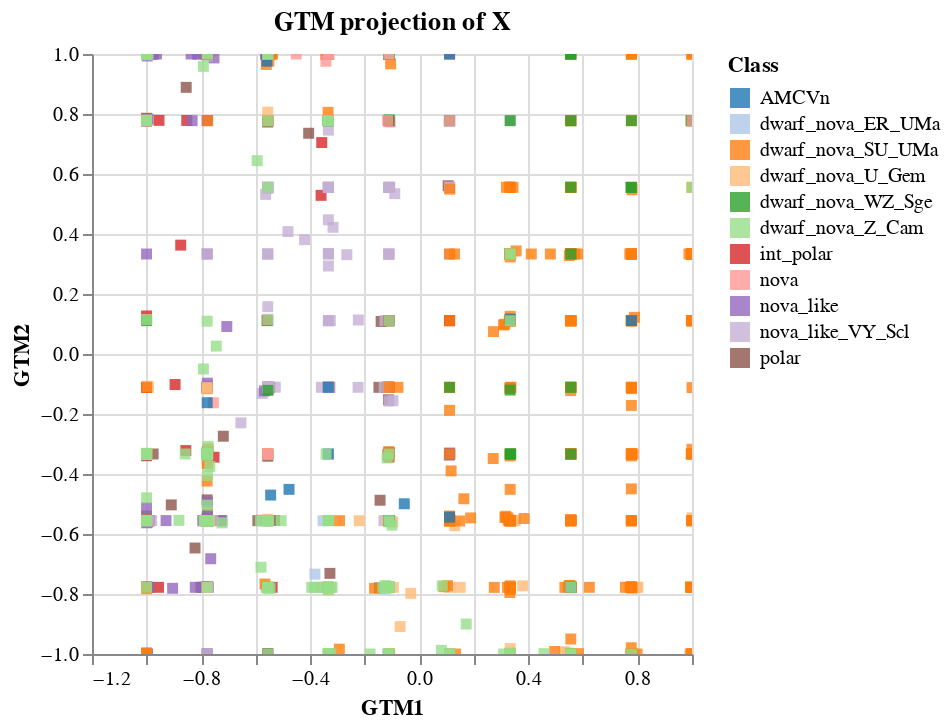

The cell this chart's notebook holds for it:
### Code cell
size = 30

mean_u = gtm_model.matMeans
modes_u = gtm_model.matModes

proj = 'mean' # 'mean' or 'modes'
if proj == 'mean':
    mpl_projection = mean_u
    x_alt = 'GTM1'
    y_alt = 'GTM2'
elif proj == 'mode':
    mpl_projection = modes_u
    x_alt = 'mode1'
    y_alt = 'mode2'

df_gtm_X = pd.DataFrame(mean_u, columns=['GTM1','GTM2'])

df_gtm_X = pd.concat([df_gtm_X, 
                      pd.Series(dataset_final.index, name='index'), 
                      dataset_final['oid_ztf'], 
                      dataset_final['type_aavso'],
                      pd.Series(y_names, name='label'),
                      pd.Series(modes_u[:,0], name='mode1'),
                      pd.Series(modes_u[:,1], name='mode2')
                      ], axis=1)

selection = alt.selection_multi(fields=['label'], bind='legend')

projection_full = alt.Chart(df_gtm_X).mark_square().encode(
    x=x_alt,y=y_alt,
    color=alt.Color(shorthand='label', title='Class',
                    # Select a colour scheme for the classes where the colours are distinct, and more than 11 classes
                    scale=alt.Scale(domain=np.unique(y_names).tolist(),
                                    scheme='category20',
                                    # range=clr_range
                                    )),
    # shape='labels',
    size=alt.value(size),
    tooltip=["label", "index", "oid_ztf", "type_aavso"],
    opacity=alt.condition(selection, alt.value(0.8), alt.value(0.1))
    ).add_params(selection
    ).properties(title="GTM projection of X").interactive()


# Use matplotlib subplots to plot one class versus the rest for each of the classes, where the last subplot is all the classes.
fig, ax = plt.subplots(4,3, figsize=(15,20), sharex=True, sharey=True)
ax = ax.flatten()
# use the cmap tab20 for the first 11 classes
c = plt.cm.tab20(np.linspace(0,1,11))
# can you perform the above as a list of colours from tab20?

for i in range(11):
    # use the color keyword argument to set the colour of the points instead of c
    ax[i].scatter(mpl_projection[y==i,0], mpl_projection[y==i,1], label=enc.inverse_transform([i])[0], s=15, color=c[i], alpha=0.7)
    ax[i].scatter(mpl_projection[y!=i,0], mpl_projection[y!=i,1], c='grey', s=30, alpha=0.001)
    ax[i].grid(alpha=0.3)
    if i in [0,3,6,9]:
        ax[i].set_ylabel(f'GTM2', fontsize=12)
    if i in [9,10]:
        ax[i].set_xlabel(f'GTM1', fontsize=12)
        ax[i].xaxis.labelpad = 10
    ax[i].legend(fontsize=12)
# Use the class colours for the last subplot
ax[11].scatter(mpl_projection[:,0], mpl_projection[:,1], s=10, alpha=1, c=y, cmap='tab20')
ax[11].set_xlabel(f'GTM1', fontsize=12)
ax[11].xaxis.labelpad = 10
ax[11].grid(alpha=0.3)
# reduce the gaps between subplots
plt.subplots_adjust(hspace=0.1, wspace=0.1)
if gaia == True:
    plt.savefig(f'../results/figures/unsupervised/projection_gtm_cvlist{cvlistdate}_lcdata{lightcurvesdate}_20gor20r_gaia.pdf', bbox_inches='tight')
elif gaia == False:
    plt.savefig(f'../results/figures/unsupervised/projection_gtm_cvlist{cvlistdate}_lcdata{lightcurvesdate}_20gor20r_lconly.pdf', bbox_inches='tight')
# plt.tight_layout()
plt.show()

projection_full
# alt.hconcat(projection_full, projection_train, projection_test)

### Figure 1 — Vega-Lite specification as saved in the notebook (floating-point values rounded to 4 significant figures; data arrays with more than 128 entries replaced by an {"elided": "..."} marker saying what was removed)
{"config": {"view": {"continuousWidth": 300, "continuousHeight": 300}}, "data": {"name": "data-f353695c5f1ef222b76c4cf7a02d2f7d"}, "mark": {"type": "square"}, "encoding": {"color": {"field": "label", "scale": {"domain": ["AMCVn", "dwarf_nova_ER_UMa", "dwarf_nova_SU_UMa", "dwarf_nova_U_Gem", "dwarf_nova_WZ_Sge", "dwarf_nova_Z_Cam", "int_polar", "nova", "nova_like", "nova_like_VY_Scl", "polar"], "scheme": "category20"}, "title": "Class", "type": "nominal"}, "opacity": {"condition": {"param": "param_35", "value": 0.8}, "value": 0.1}, "size": {"value": 30}, "tooltip": [{"field": "label", "type": "nominal"}, {"field": "index", "type": "quantitative"}, {"field": "oid_ztf", "type": "nominal"}, {"field": "type_aavso", "type": "nominal"}], "x": {"field": "GTM1", "type": "quantitative"}, "y": {"field": "GTM2", "type": "quantitative"}}, "params": [{"name": "param_35", "select": {"type": "point", "fields": ["label"]}, "bind": "legend"}, {"name": "param_36", "select": {"type": "interval", "encodings": ["x", "y"]}, "bind": "scales"}], "title": "GTM projection of X", "$schema": "https://vega.github.io/schema/vega-lite/v5.14.1.json", "datasets": {"data-f353695c5f1ef222b76c4cf7a02d2f7d": {"elided": "1194 records"}}}
